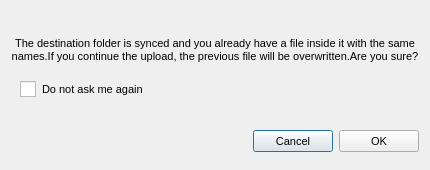
<?xml version="1.0" encoding="UTF-8"?>
<ui version="4.0">
 <class>MessageBox</class>
 <widget class="QDialog" name="MessageBox">
  <property name="geometry">
   <rect>
    <x>0</x>
    <y>0</y>
    <width>430</width>
    <height>170</height>
   </rect>
  </property>
  <property name="minimumSize">
   <size>
    <width>430</width>
    <height>170</height>
   </size>
  </property>
  <property name="maximumSize">
   <size>
    <width>564</width>
    <height>170</height>
   </size>
  </property>
  <property name="windowTitle">
   <string>Warning</string>
  </property>
  <property name="styleSheet">
   <string notr="true">QWidget
{
font-size: 11px;
}

QCheckBox::indicator {
     width: 16px;
     height: 16px;
 }

QRadioButton::indicator {
     width: 16px;
     height: 16px;
 }

QScrollBar:horizontal {
height: 16px;
}

QPushButton
{
    min-height: 14px;
	height: 14px;
}

#cDefaultPath
{
    spacing: 10px;
}

#bChange
{
}
</string>
  </property>
  <layout class="QVBoxLayout" name="verticalLayout">
   <property name="topMargin">
    <number>0</number>
   </property>
   <property name="bottomMargin">
    <number>0</number>
   </property>
   <item>
    <widget class="QLabel" name="label">
     <property name="minimumSize">
      <size>
       <width>0</width>
       <height>51</height>
      </size>
     </property>
     <property name="maximumSize">
      <size>
       <width>16777215</width>
       <height>51</height>
      </size>
     </property>
     <property name="font">
      <font>
       <pointsize>-1</pointsize>
      </font>
     </property>
     <property name="layoutDirection">
      <enum>Qt::LeftToRight</enum>
     </property>
     <property name="text">
      <string>The destination folder is synced and you already have a file inside it with the same names.If you continue the upload, the previous file will be overwritten.Are you sure?</string>
     </property>
     <property name="alignment">
      <set>Qt::AlignBottom|Qt::AlignHCenter</set>
     </property>
     <property name="wordWrap">
      <bool>true</bool>
     </property>
     <property name="indent">
      <number>0</number>
     </property>
    </widget>
   </item>
   <item>
    <widget class="QCheckBox" name="cDefaultOption">
     <property name="enabled">
      <bool>true</bool>
     </property>
     <property name="styleSheet">
      <string notr="true">margin-left: 9px;</string>
     </property>
     <property name="text">
      <string>Do not ask me again</string>
     </property>
     <property name="checked">
      <bool>false</bool>
     </property>
    </widget>
   </item>
   <item>
    <widget class="QWidget" name="bLayout" native="true">
     <property name="maximumSize">
      <size>
       <width>16777215</width>
       <height>40</height>
      </size>
     </property>
     <layout class="QHBoxLayout" name="horizontalLayout_2">
      <property name="spacing">
       <number>6</number>
      </property>
      <property name="leftMargin">
       <number>0</number>
      </property>
      <property name="topMargin">
       <number>12</number>
      </property>
      <property name="rightMargin">
       <number>0</number>
      </property>
      <property name="bottomMargin">
       <number>0</number>
      </property>
      <item>
       <spacer name="horizontalSpacer">
        <property name="orientation">
         <enum>Qt::Horizontal</enum>
        </property>
        <property name="sizeHint" stdset="0">
         <size>
          <width>40</width>
          <height>20</height>
         </size>
        </property>
       </spacer>
      </item>
      <item>
       <widget class="QPushButton" name="bCancel">
        <property name="text">
         <string>Cancel</string>
        </property>
       </widget>
      </item>
      <item>
       <widget class="QPushButton" name="bOK">
        <property name="text">
         <string>OK</string>
        </property>
       </widget>
      </item>
     </layout>
    </widget>
   </item>
  </layout>
 </widget>
 <resources/>
 <connections>
  <connection>
   <sender>bCancel</sender>
   <signal>clicked()</signal>
   <receiver>MessageBox</receiver>
   <slot>reject()</slot>
   <hints>
    <hint type="sourcelabel">
     <x>383</x>
     <y>151</y>
    </hint>
    <hint type="destinationlabel">
     <x>214</x>
     <y>89</y>
    </hint>
   </hints>
  </connection>
  <connection>
   <sender>bOK</sender>
   <signal>clicked()</signal>
   <receiver>MessageBox</receiver>
   <slot>accept()</slot>
   <hints>
    <hint type="sourcelabel">
     <x>377</x>
     <y>140</y>
    </hint>
    <hint type="destinationlabel">
     <x>214</x>
     <y>84</y>
    </hint>
   </hints>
  </connection>
 </connections>
</ui>
